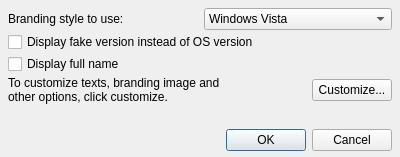
<?xml version="1.0" encoding="UTF-8"?>
<ui version="4.0">
 <class>ConfigDlg</class>
 <widget class="QDialog" name="ConfigDlg">
  <property name="windowModality">
   <enum>Qt::WindowModality::ApplicationModal</enum>
  </property>
  <property name="geometry">
   <rect>
    <x>0</x>
    <y>0</y>
    <width>400</width>
    <height>157</height>
   </rect>
  </property>
  <property name="minimumSize">
   <size>
    <width>400</width>
    <height>157</height>
   </size>
  </property>
  <property name="maximumSize">
   <size>
    <width>400</width>
    <height>157</height>
   </size>
  </property>
  <property name="windowTitle">
   <string>Linver configuration</string>
  </property>
  <widget class="QDialogButtonBox" name="buttonBox">
   <property name="enabled">
    <bool>true</bool>
   </property>
   <property name="geometry">
    <rect>
     <x>6</x>
     <y>124</y>
     <width>386</width>
     <height>32</height>
    </rect>
   </property>
   <property name="orientation">
    <enum>Qt::Orientation::Horizontal</enum>
   </property>
   <property name="standardButtons">
    <set>QDialogButtonBox::StandardButton::Cancel|QDialogButtonBox::StandardButton::Ok</set>
   </property>
  </widget>
  <widget class="QWidget" name="verticalLayoutWidget">
   <property name="geometry">
    <rect>
     <x>4</x>
     <y>4</y>
     <width>392</width>
     <height>114</height>
    </rect>
   </property>
   <layout class="QVBoxLayout" name="verticalLayout">
    <property name="spacing">
     <number>2</number>
    </property>
    <property name="leftMargin">
     <number>4</number>
    </property>
    <property name="topMargin">
     <number>4</number>
    </property>
    <property name="rightMargin">
     <number>4</number>
    </property>
    <property name="bottomMargin">
     <number>4</number>
    </property>
    <item>
     <layout class="QHBoxLayout" name="brandingV" stretch="1,1">
      <property name="spacing">
       <number>8</number>
      </property>
      <item>
       <widget class="QLabel" name="label">
        <property name="text">
         <string>Branding style to use:</string>
        </property>
       </widget>
      </item>
      <item>
       <widget class="QComboBox" name="brandingcmb">
        <property name="editable">
         <bool>false</bool>
        </property>
        <property name="currentIndex">
         <number>0</number>
        </property>
        <property name="maxCount">
         <number>5</number>
        </property>
        <property name="frame">
         <bool>true</bool>
        </property>
        <item>
         <property name="text">
          <string>Windows Vista</string>
         </property>
        </item>
        <item>
         <property name="text">
          <string>Windows 7</string>
         </property>
        </item>
        <item>
         <property name="text">
          <string>Windows 8</string>
         </property>
        </item>
        <item>
         <property name="text">
          <string>Windows 8.1</string>
         </property>
        </item>
        <item>
         <property name="text">
          <string>Custom</string>
         </property>
        </item>
       </widget>
      </item>
     </layout>
    </item>
    <item>
     <widget class="QCheckBox" name="fakeDetails">
      <property name="text">
       <string>Display fake version instead of OS version</string>
      </property>
     </widget>
    </item>
    <item>
     <widget class="QCheckBox" name="displayFullName">
      <property name="text">
       <string>Display full name</string>
      </property>
     </widget>
    </item>
    <item>
     <layout class="QHBoxLayout" name="brandingV_3" stretch="1,0,0">
      <property name="spacing">
       <number>8</number>
      </property>
      <item>
       <widget class="QLabel" name="label_3">
        <property name="text">
         <string>To customize texts, branding image and other options, click customize.</string>
        </property>
        <property name="wordWrap">
         <bool>true</bool>
        </property>
       </widget>
      </item>
      <item>
       <spacer name="horizontalSpacer">
        <property name="orientation">
         <enum>Qt::Orientation::Horizontal</enum>
        </property>
        <property name="sizeHint" stdset="0">
         <size>
          <width>60</width>
          <height>20</height>
         </size>
        </property>
       </spacer>
      </item>
      <item>
       <widget class="QPushButton" name="customizeBtn">
        <property name="text">
         <string>Customize...</string>
        </property>
       </widget>
      </item>
     </layout>
    </item>
    <item>
     <spacer name="verticalSpacer">
      <property name="orientation">
       <enum>Qt::Orientation::Vertical</enum>
      </property>
      <property name="sizeHint" stdset="0">
       <size>
        <width>20</width>
        <height>40</height>
       </size>
      </property>
     </spacer>
    </item>
   </layout>
  </widget>
 </widget>
 <resources/>
 <connections>
  <connection>
   <sender>buttonBox</sender>
   <signal>accepted()</signal>
   <receiver>ConfigDlg</receiver>
   <slot>accept()</slot>
   <hints>
    <hint type="sourcelabel">
     <x>248</x>
     <y>254</y>
    </hint>
    <hint type="destinationlabel">
     <x>157</x>
     <y>274</y>
    </hint>
   </hints>
  </connection>
  <connection>
   <sender>buttonBox</sender>
   <signal>rejected()</signal>
   <receiver>ConfigDlg</receiver>
   <slot>reject()</slot>
   <hints>
    <hint type="sourcelabel">
     <x>316</x>
     <y>260</y>
    </hint>
    <hint type="destinationlabel">
     <x>286</x>
     <y>274</y>
    </hint>
   </hints>
  </connection>
 </connections>
</ui>
